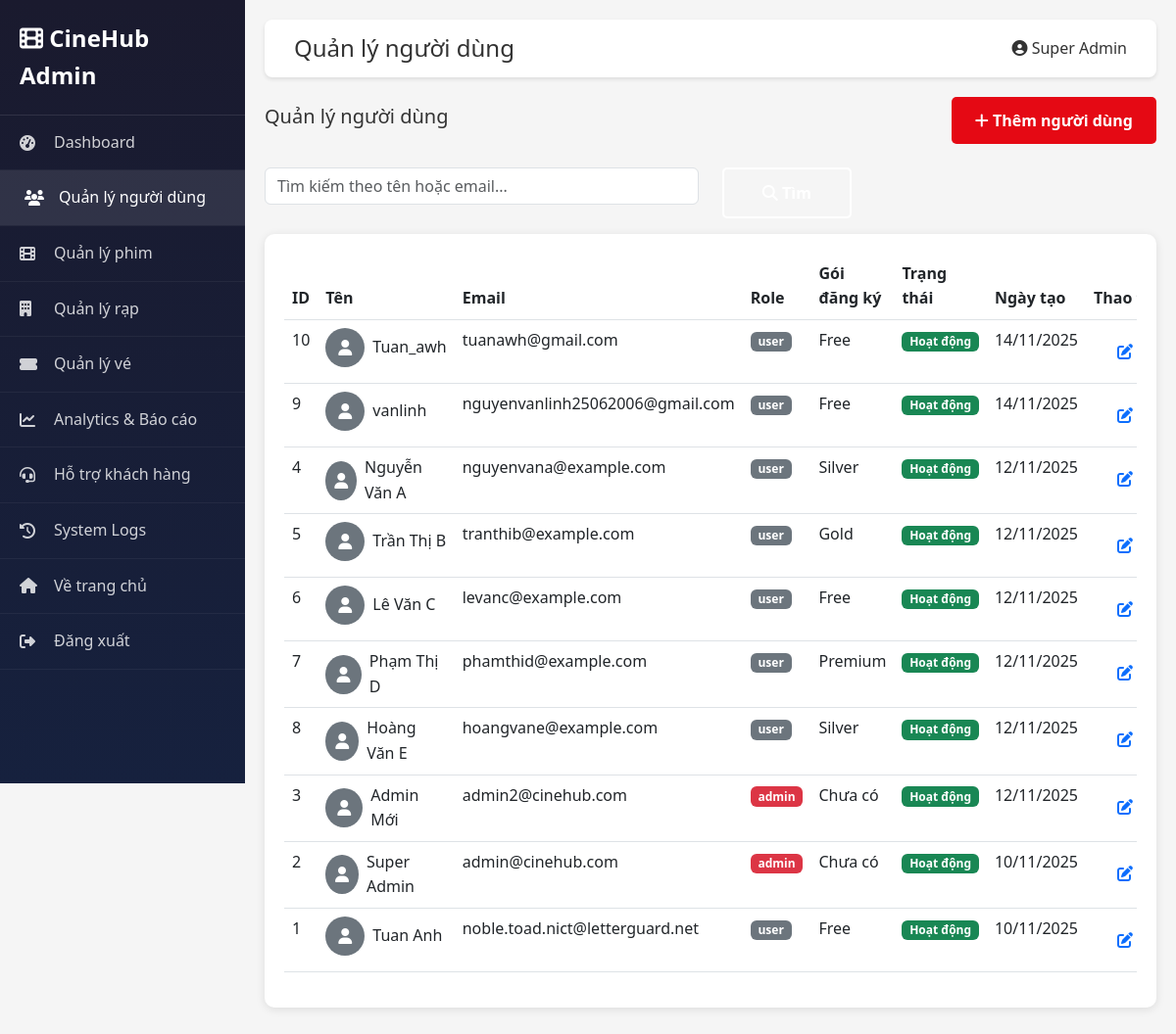
The app's page /?route=admin/users (signed in) with its own data.
### tables this page shows
CREATE TABLE `users` (
  `id` int(11) NOT NULL,
  `name` varchar(100) NOT NULL,
  `email` varchar(120) NOT NULL,
  `password` varchar(255) NOT NULL,
  `avatar` varchar(255) DEFAULT NULL,
  `birthdate` date DEFAULT NULL,
  `rank` enum('Bronze','Silver','Gold','Platinum') DEFAULT 'Bronze',
  `points` int(11) DEFAULT 0,
  `subscription_id` int(11) DEFAULT NULL,
  `status` enum('active','inactive','banned') DEFAULT 'active',
  `email_verified` tinyint(1) DEFAULT 0,
  `created_at` timestamp NOT NULL DEFAULT current_timestamp(),
  `updated_at` timestamp NOT NULL DEFAULT current_timestamp() ON UPDATE current_timestamp(),
  `role` enum('user','admin','moderator') DEFAULT 'user',
  `is_active` tinyint(1) DEFAULT 1,
  `last_login` datetime DEFAULT NULL
);

CREATE TABLE `subscriptions` (
  `id` int(11) NOT NULL,
  `name` varchar(50) NOT NULL,
  `price` decimal(10,2) DEFAULT 0.00,
  `description` text DEFAULT NULL,
  `benefits` text DEFAULT NULL,
  `created_at` timestamp NOT NULL DEFAULT current_timestamp()
);

### modules/admin/AdminController.php (called while the page is built, shortened)
<?php
require_once __DIR__ . '/../../core/Controller.php';
require_once __DIR__ . '/../../core/Database.php';
class AdminController extends Controller {
    protected function adminView($view, $data = []) {
        extract($data);
        require_once __DIR__ . '/views/' . $view . '.php';
        require_once __DIR__ . '/views/layout.php';
    }
    public function users() {
        $db = Database::getInstance();
        $user = AdminMiddleware::checkAdmin();
        $search = $_GET['search'] ?? '';
        $status = $_GET['status'] ?? '';
        $sql = "SELECT u.*, s.name as subscription_name FROM users u
                LEFT JOIN subscriptions s ON u.subscription_id = s.id WHERE 1=1";
        $params = [];
        $sql .= " ORDER BY u.created_at DESC";
        $users = $db->fetchAll($sql, $params);
        $this->adminView('users', [
            'users' => $users,
            'search' => $search,
            'status' => $status,
            'user' => $user,
            'title' => 'Quản lý người dùng',
            'current_page' => 'users'
        ]);
    }
}
?>

### index.php (called while the page is built, shortened)
<?php
$route = $_GET['route'] ?? 'home/index';
$parts = explode('/', $route);
$action = $parts[1] ?? 'index';
$controller = new $controllerName();
$controller->$action();
?>

### core/Database.php (called while the page is built, shortened)
<?php
class Database {
    private static $instance = null;
    private $pdo;
    private $host = 'localhost';
    private $port = 3306;
    private $dbname = 'cinehub';
    private $username = 'root';
    private $password = '';
    private $charset = 'utf8mb4';
    private function __construct() {
        try {
            $dsn = "mysql:host={$this->host};port={$this->port};dbname={$this->dbname};charset={$this->charset}";
            $this->pdo = new PDO($dsn, $this->username, $this->password);
            $this->pdo->setAttribute(PDO::ATTR_ERRMODE, PDO::ERRMODE_EXCEPTION);
            $this->pdo->setAttribute(PDO::ATTR_DEFAULT_FETCH_MODE, PDO::FETCH_ASSOC);
        } catch(PDOException $e) {
            die("Lỗi kết nối database: " . $e->getMessage() .
                "<br><br>Vui lòng kiểm tra:<br>" .
                "1. MySQL đã được khởi động chưa?<br>" .
                "2. Database '{$this->dbname}' đã được tạo chưa?<br>" .
                "3. Password MySQL có đúng không? (hiện tại: " . ($this->password ?: 'rỗng') . ")<br>" .
                "4. Port MySQL có đúng không? (hiện tại: {$this->port})<br>" .
                "5. Nếu cần thay đổi password hoặc port, sửa file core/Database.php");
        }
    }
    public static function getInstance() {
        if (self::$instance === null) {
            self::$instance = new self();
        }
        return self::$instance;
    }
    public function query($sql, $params = []) {
        $stmt = $this->pdo->prepare($sql);
        $stmt->execute($params);
        return $stmt;
    }
    public function fetchAll($sql, $params = []) {
        return $this->query($sql, $params)->fetchAll();
    }
}
?>

### modules/admin/views/users.php (the view, shortened to what this page needs)
<div class="d-flex justify-content-between align-items-center mb-4">
    <h5>Quản lý người dùng</h5>
    <a href="?route=admin/users/create" class="btn btn-primary">
        <i class="fas fa-plus"></i> Thêm người dùng
    </a>
</div>
<form method="GET" class="mb-3">
    <div class="row">
        <div class="col-md-6">
            <input type="text" name="search" class="form-control" placeholder="Tìm kiếm theo tên hoặc email..." value="<?php echo htmlspecialchars($search ?? ''); ?>">
        </div>
        <div class="col-md-2">
            <button type="submit" class="btn btn-secondary w-100">
                <i class="fas fa-search"></i> Tìm
            </button>
        </div>
    </div>
</form>
<div class="stat-card">
    <div class="table-responsive">
        <table class="table table-hover">
            <thead>
                <tr>
                    <th>ID</th>
                    <th>Tên</th>
                    <th>Email</th>
                    <th>Role</th>
                    <th>Gói đăng ký</th>
                    <th>Trạng thái</th>
                    <th>Ngày tạo</th>
                    <th>Thao tác</th>
                </tr>
            </thead>
            <tbody>
                <?php if (empty($users)): ?>
                    <tr>
                        <td colspan="8" class="text-center text-muted">Không có người dùng nào</td>
                    </tr>
                <?php else: ?>
                    <?php foreach ($users as $u): ?>
                        <tr>
                            <td><?php echo $u['id']; ?></td>
                            <td>
                                <div class="d-flex align-items-center">
                                    <?php if ($u['avatar']): ?>
                                        <img src="<?php echo htmlspecialchars($u['avatar']); ?>" alt="" class="rounded-circle me-2" style="width: 40px; height: 40px;">
                                    <?php else: ?>
                                        <div class="bg-secondary rounded-circle me-2 d-flex align-items-center justify-content-center" style="width: 40px; height: 40px;">
                                            <i class="fas fa-user text-white"></i>
                                        </div>
                                    <?php endif; ?>
                                    <?php echo htmlspecialchars($u['name']); ?>
                                </div>
                            </td>
                            <td><?php echo htmlspecialchars($u['email']); ?></td>
                            <td>
                                <span class="badge bg-<?php echo $u['role'] === 'admin' ? 'danger' : 'secondary'; ?>">
                                    <?php echo htmlspecialchars($u['role'] ?? 'user'); ?>
                                </span>
                            </td>
                            <td><?php echo htmlspecialchars($u['subscription_name'] ?? 'Chưa có'); ?></td>
                            <td>
                                <span class="badge bg-<?php echo ($u['is_active'] ?? true) ? 'success' : 'danger'; ?>">
                                    <?php echo ($u['is_active'] ?? true) ? 'Hoạt động' : 'Bị chặn'; ?>
                                </span>
                            </td>
                            <td><?php echo date('d/m/Y', strtotime($u['created_at'])); ?></td>
                            <td>
                                <div class="btn-group btn-group-sm">
                                    <a href="?route=admin/users/edit&id=<?php echo $u['id']; ?>" class="btn btn-outline-primary" title="Sửa">
                                        <i class="fas fa-edit"></i>
                                    </a>
                                </div>
                            </td>
                        </tr>
                    <?php endforeach; ?>
                <?php endif; ?>
            </tbody>
        </table>
    </div>
</div>

### style.css (style rules this page uses)
* { margin: 0; padding: 0; box-sizing: border-box; }
:root { --primary-color: #e50914; --secondary-color: #f5f5f1; --dark-bg: #141414; --light-bg: #ffffff; --text-primary: #ffffff; --text-secondary: #b3b3b3; --text-dark: #333333; --border-color: #333333; --success-color: #28a745; --error-color: #dc3545; --warning-color: #ffc107; --info-color: #17a2b8; }
body { font-family: 'Segoe UI', Tahoma, Geneva, Verdana, sans-serif; background-color: #f5f5f5; color: #333333; line-height: 1.6; }
.btn { padding: 0.75rem 1.5rem; border: none; border-radius: 5px; cursor: pointer; text-decoration: none; display: inline-block; transition: all 0.3s; font-size: 1rem; font-weight: 600; }
.btn-primary { background-color: var(--primary-color); color: var(--text-primary); }
.btn-secondary { background-color: transparent; color: var(--text-primary); border: 2px solid var(--text-primary); }

### modules/admin/views/layout.php (style rules this page uses)
.stat-card { background: #fff; border-radius: 10px; padding: 20px; box-shadow: 0 2px 10px rgba(0,0,0,0.1); margin-bottom: 20px; }

### records on screen
users: id "10", name "Tuan_awh", email "tuanawh@gmail.com", role "user", subscription.name "Free", is_active "Hoạt động", created_at "14/11/2025"
users: id "9", name "vanlinh", email "nguyenvanlinh25062006@gmail.com", role "user", subscription.name "Free", is_active "Hoạt động", created_at "14/11/2025"
users: id "4", name "Nguyễn Văn A", email "nguyenvana@example.com", role "user", subscription.name "Silver", is_active "Hoạt động", created_at "12/11/2025"
users: id "5", name "Trần Thị B", email "tranthib@example.com", role "user", subscription.name "Gold", is_active "Hoạt động", created_at "12/11/2025"
users: id "6", name "Lê Văn C", email "levanc@example.com", role "user", subscription.name "Free", is_active "Hoạt động", created_at "12/11/2025"
users: id "7", name "Phạm Thị D", email "phamthid@example.com", role "user", subscription.name "Premium", is_active "Hoạt động", created_at "12/11/2025"
users: id "8", name "Hoàng Văn E", email "hoangvane@example.com", role "user", subscription.name "Silver", is_active "Hoạt động", created_at "12/11/2025"
users: id "3", name "Admin Mới", email "admin2@cinehub.com", role "admin", subscription_name "Chưa có", is_active "Hoạt động", created_at "12/11/2025"
users: id "2", name "Super Admin", email "admin@cinehub.com", role "admin", subscription_name "Chưa có", is_active "Hoạt động", created_at "10/11/2025"
users: id "1", name "Tuan Anh", email "noble.toad.nict@letterguard.net", role "user", subscription.name "Free", is_active "Hoạt động", created_at "10/11/2025"

### other values on screen
$title "Quản lý người dùng"
$user['name'] "Super Admin"
